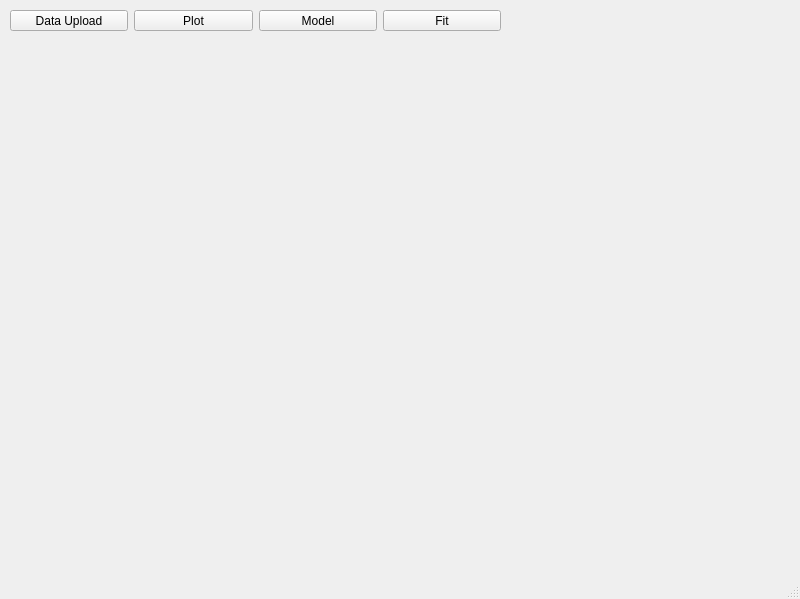
<?xml version="1.0" encoding="UTF-8"?>
<ui version="4.0">
 <class>MainWindow</class>
 <widget class="QMainWindow" name="MainWindow">
  <property name="geometry">
   <rect>
    <x>0</x>
    <y>0</y>
    <width>800</width>
    <height>599</height>
   </rect>
  </property>
  <property name="font">
   <font>
    <bold>false</bold>
   </font>
  </property>
  <property name="windowTitle">
   <string>DoFitNow ver.0.1</string>
  </property>
  <widget class="QWidget" name="centralwidget">
   <widget class="QWidget" name="horizontalLayoutWidget">
    <property name="geometry">
     <rect>
      <x>0</x>
      <y>0</y>
      <width>511</width>
      <height>41</height>
     </rect>
    </property>
    <layout class="QHBoxLayout" name="horizontalLayout">
     <property name="sizeConstraint">
      <enum>QLayout::SetDefaultConstraint</enum>
     </property>
     <property name="leftMargin">
      <number>10</number>
     </property>
     <property name="topMargin">
      <number>10</number>
     </property>
     <property name="rightMargin">
      <number>10</number>
     </property>
     <property name="bottomMargin">
      <number>10</number>
     </property>
     <item>
      <widget class="QPushButton" name="uploadButton">
       <property name="text">
        <string>Data Upload</string>
       </property>
      </widget>
     </item>
     <item>
      <widget class="QPushButton" name="plotButton">
       <property name="text">
        <string>Plot</string>
       </property>
      </widget>
     </item>
     <item>
      <widget class="QPushButton" name="modelButton">
       <property name="text">
        <string>Model</string>
       </property>
      </widget>
     </item>
     <item>
      <widget class="QPushButton" name="fitButton">
       <property name="text">
        <string>Fit</string>
       </property>
      </widget>
     </item>
    </layout>
   </widget>
  </widget>
  <widget class="QMenuBar" name="menubar">
   <property name="geometry">
    <rect>
     <x>0</x>
     <y>0</y>
     <width>800</width>
     <height>37</height>
    </rect>
   </property>
  </widget>
  <widget class="QStatusBar" name="statusbar"/>
 </widget>
 <resources/>
 <connections/>
</ui>
